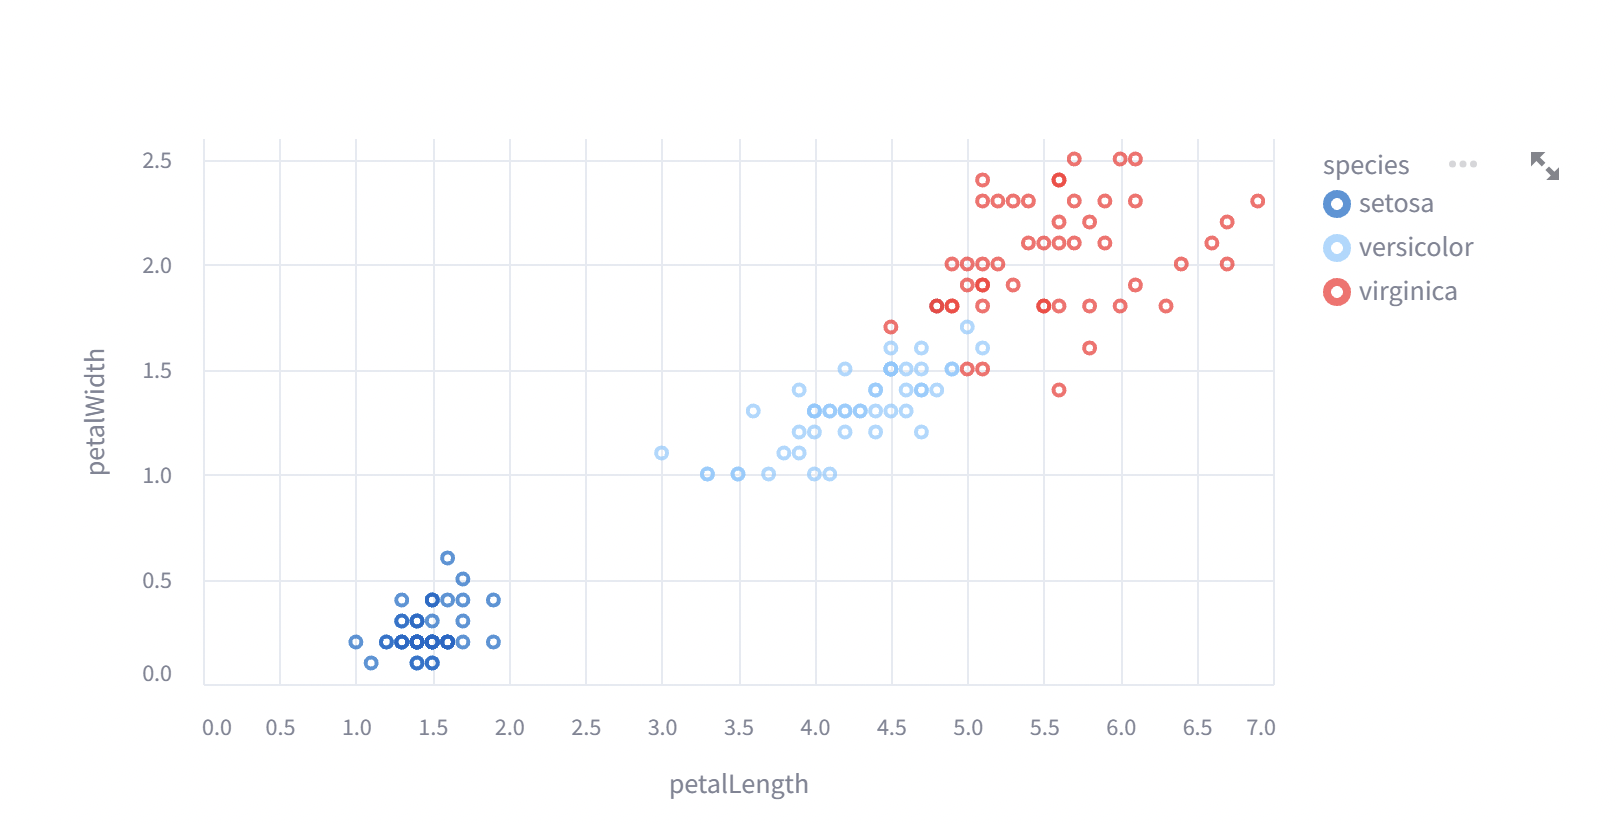

This figure's Python source:
# firstaltair.py

import altair as alt
import streamlit as st
from vega_datasets import data

iris = data.iris()

alt_chart = (
    alt.Chart(iris).mark_point().encode(
    x='petalLength',
    y='petalWidth',
    color='species',
    )
    .interactive()
)
st.altair_chart(alt_chart, use_container_width=True)
